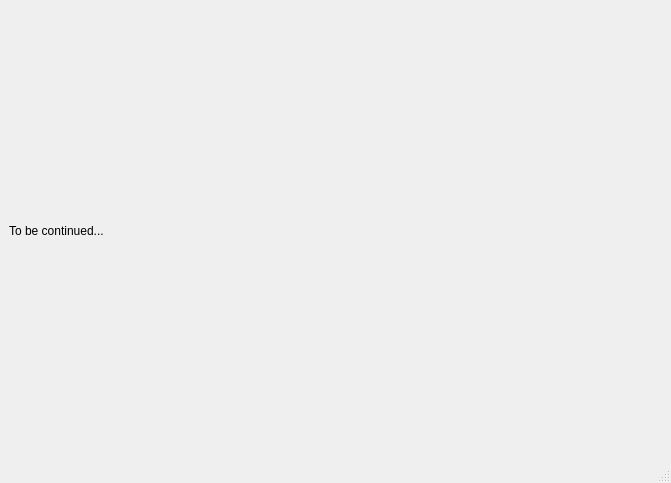
<?xml version="1.0" encoding="UTF-8"?>
<ui version="4.0" idbasedtr="false">
 <class>ConfigScene</class>
 <widget class="QMainWindow" name="ConfigScene">
  <property name="geometry">
   <rect>
    <x>0</x>
    <y>0</y>
    <width>671</width>
    <height>483</height>
   </rect>
  </property>
  <property name="windowTitle">
   <string>Config scene</string>
  </property>
  <widget class="QWidget" name="centralwidget">
   <layout class="QGridLayout" name="gridLayout">
    <item row="0" column="0">
     <layout class="QVBoxLayout" name="verticalLayout">
      <item>
       <widget class="QLabel" name="label">
        <property name="text">
         <string>To be continued...</string>
        </property>
       </widget>
      </item>
     </layout>
    </item>
   </layout>
  </widget>
  <widget class="QStatusBar" name="statusbar"/>
 </widget>
 <resources/>
 <connections/>
</ui>
